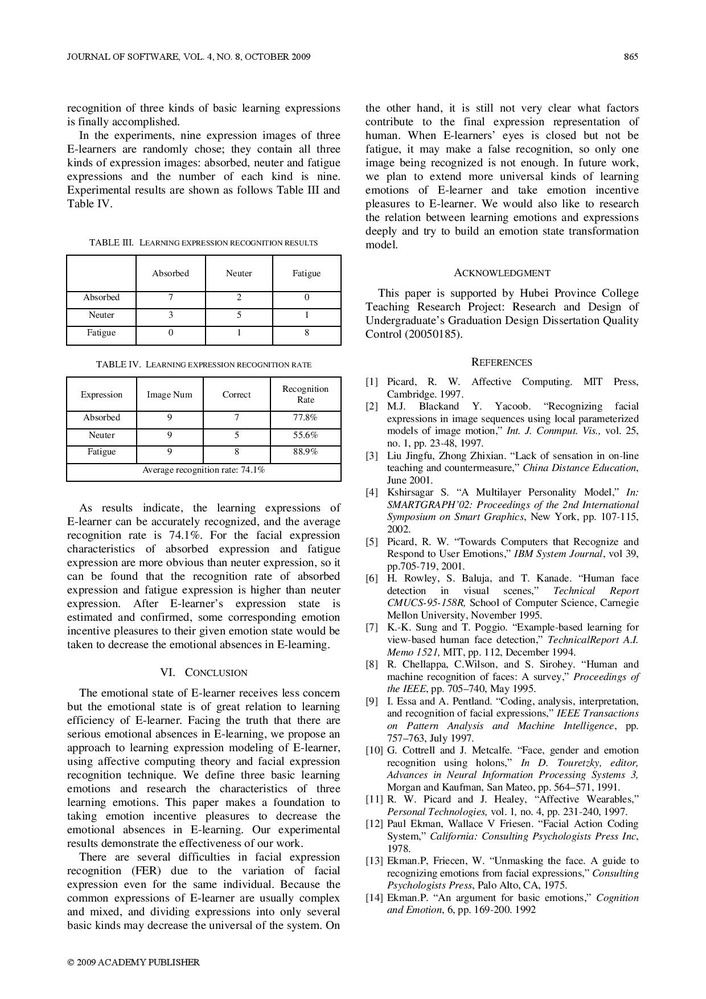
//> input picture openCV(practice)/OpenCV Project/OpenCV Project/untitled.jpg, 706 x 999 px, shrunk from 1240 x 1754 before the run
$ ./예제_8-3   (built with g++ and OpenCV 4)
//> lines starting //> are read from the running program, lines starting //| are printed output that depends on the picture; after the words box and inside, x2 and y2 are one past the last pixel; in counts of white or black regions, pixels touching at a corner belong together
#include "opencv.hpp"
using namespace cv;
using namespace std;
int main() {
	Mat srcImage = imread("untitled.jpg", IMREAD_GRAYSCALE);
//> srcImage is the input picture: 999 rows x 706 cols, CV_8UC1; min 0, max 255, mean 236.3
	if (srcImage.empty())
		return -1;

	Mat edges;
	Canny(srcImage, edges, 50, 100);
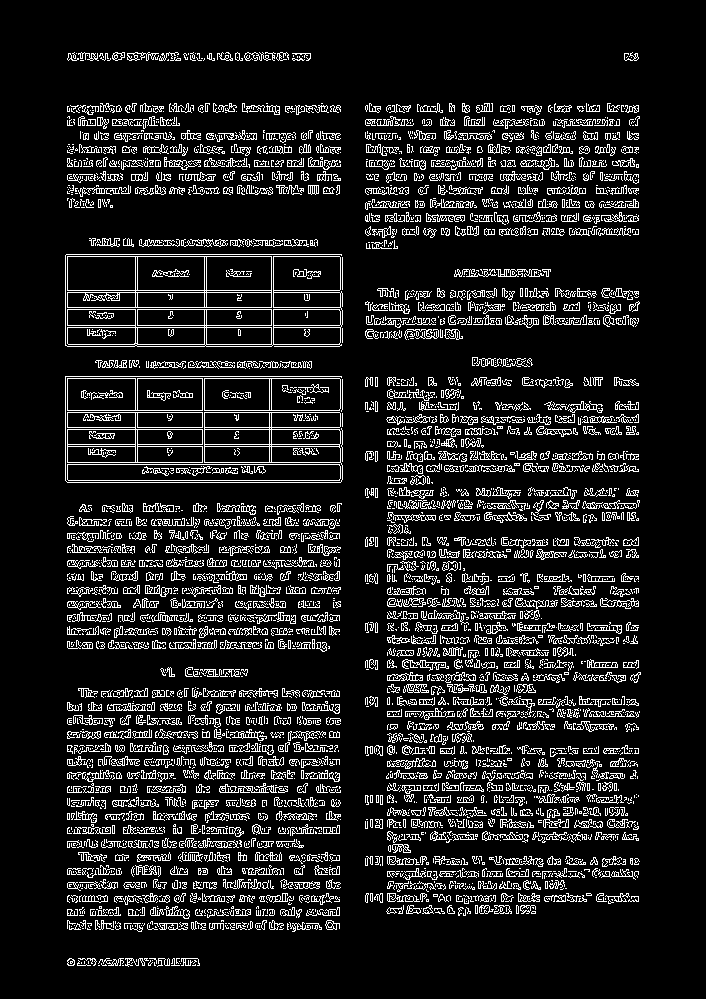
//> edges: 999 rows x 706 cols, CV_8UC1; 11.7% white in thin lines or dots, all inside (x1, y1, x2, y2) = (65, 52, 641, 967)
	imshow("edge", edges);

	// [6 lines of commented-out code are left out]

	vector<Vec4i> lines;
	HoughLinesP(edges, lines, 1, CV_PI / 180.0, 10, 30, 10);
//> lines = 1381 lines (x1, y1, x2, y2), first 8: [186, 747, 197, 688], [365, 896, 583, 896], [502, 222, 521, 191], [153, 872, 255, 708], [137, 930, 137, 844], [179, 648, 188, 523], [281, 536, 306, 505], [195, 648, 277, 506]

	Mat dstImage(srcImage.size(), CV_8UC3);
	cvtColor(srcImage, dstImage, COLOR_GRAY2BGR);
	Vec4i params;
	int x1, x2, y1, y2;

	for (int k = 0; k < lines.size(); k++) {
		params = lines[k];
		x1 = params[0];
		y1 = params[1];
		x2 = params[2];
		y2 = params[3];
		printf("lines[%2d] = P1(%4d, %4d) = P2(%4d, %4d)\n", k, x1, y1, x2, y2);

		Point pt1(x1, y1), pt2(x2, y2);
		line(dstImage, pt1, pt2, Scalar(0, 0, 255), 2);
	}
//> this loop made 1381 passes
//| lines[ 0] = P1( 186,  747) = P2( 197,  688)
//| lines[ 1] = P1( 365,  896) = P2( 583,  896)
//| lines[ 2] = P1( 502,  222) = P2( 521,  191)
//| lines[ 3] = P1( 153,  872) = P2( 255,  708)
//| lines[ 4] = P1( 137,  930) = P2( 137,  844)
//| lines[ 5] = P1( 179,  648) = P2( 188,  523)
//| lines[ 6] = P1( 281,  536) = P2( 306,  505)
//| lines[ 7] = P1( 195,  648) = P2( 277,  506)
//> (output is shown up to pass 8 of 1381)
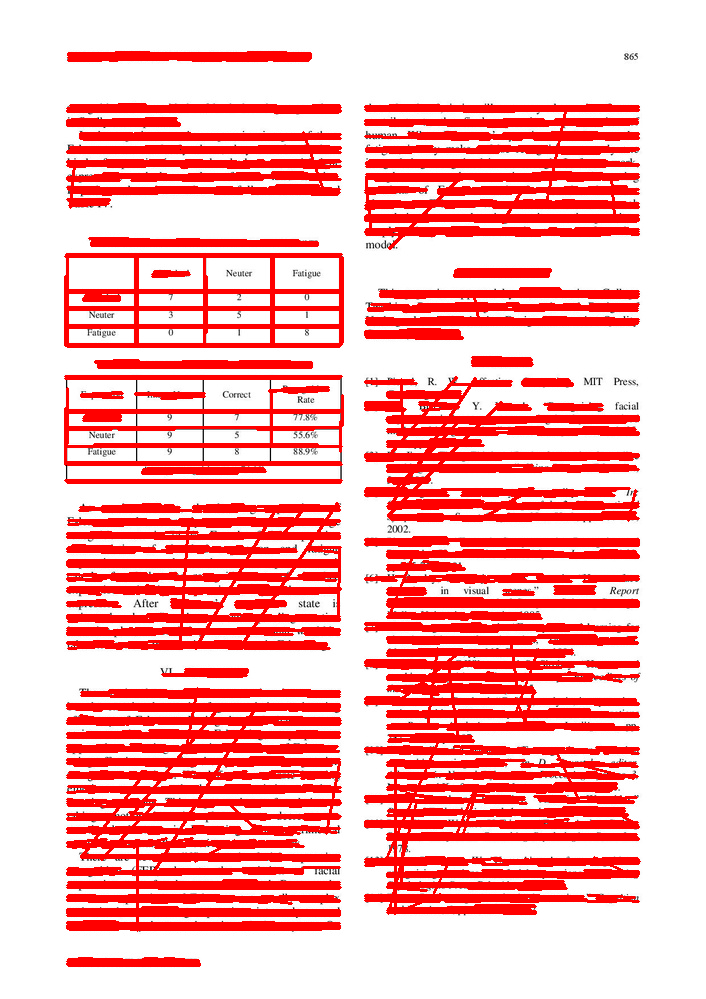
//> dstImage: 999 rows x 706 cols, CV_8UC3; mean B, G, R 174.7, 174.7, 253.3

	imshow("dstImage", dstImage);

	waitKey();
	return 0;
}
